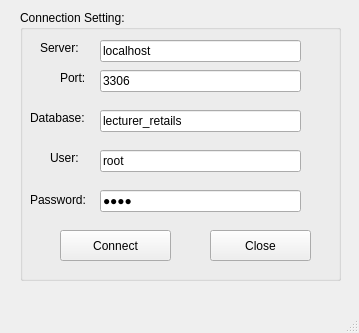
<?xml version="1.0" encoding="UTF-8"?>
<ui version="4.0">
 <class>MainWindow</class>
 <widget class="QMainWindow" name="MainWindow">
  <property name="geometry">
   <rect>
    <x>0</x>
    <y>0</y>
    <width>359</width>
    <height>333</height>
   </rect>
  </property>
  <property name="windowTitle">
   <string>MLBA Project</string>
  </property>
  <widget class="QWidget" name="centralwidget">
   <widget class="QGroupBox" name="groupBox">
    <property name="geometry">
     <rect>
      <x>20</x>
      <y>10</y>
      <width>321</width>
      <height>271</height>
     </rect>
    </property>
    <property name="title">
     <string>Connection Setting:</string>
    </property>
    <widget class="QLabel" name="label">
     <property name="geometry">
      <rect>
       <x>20</x>
       <y>30</y>
       <width>51</width>
       <height>16</height>
      </rect>
     </property>
     <property name="text">
      <string>Server:</string>
     </property>
    </widget>
    <widget class="QLineEdit" name="lineEditServer">
     <property name="geometry">
      <rect>
       <x>80</x>
       <y>30</y>
       <width>201</width>
       <height>22</height>
      </rect>
     </property>
     <property name="text">
      <string>localhost</string>
     </property>
    </widget>
    <widget class="QLineEdit" name="lineEditPort">
     <property name="geometry">
      <rect>
       <x>80</x>
       <y>60</y>
       <width>201</width>
       <height>22</height>
      </rect>
     </property>
     <property name="text">
      <string>3306</string>
     </property>
    </widget>
    <widget class="QLabel" name="label_2">
     <property name="geometry">
      <rect>
       <x>40</x>
       <y>60</y>
       <width>31</width>
       <height>16</height>
      </rect>
     </property>
     <property name="text">
      <string>Port:</string>
     </property>
    </widget>
    <widget class="QLineEdit" name="lineEditDatabase">
     <property name="geometry">
      <rect>
       <x>80</x>
       <y>100</y>
       <width>201</width>
       <height>22</height>
      </rect>
     </property>
     <property name="text">
      <string>lecturer_retails</string>
     </property>
    </widget>
    <widget class="QLabel" name="label_3">
     <property name="geometry">
      <rect>
       <x>10</x>
       <y>100</y>
       <width>61</width>
       <height>16</height>
      </rect>
     </property>
     <property name="text">
      <string>Database:</string>
     </property>
    </widget>
    <widget class="QLineEdit" name="lineEditUser">
     <property name="geometry">
      <rect>
       <x>80</x>
       <y>140</y>
       <width>201</width>
       <height>22</height>
      </rect>
     </property>
     <property name="text">
      <string>root</string>
     </property>
    </widget>
    <widget class="QLabel" name="label_4">
     <property name="geometry">
      <rect>
       <x>30</x>
       <y>140</y>
       <width>41</width>
       <height>16</height>
      </rect>
     </property>
     <property name="text">
      <string>User:</string>
     </property>
    </widget>
    <widget class="QLineEdit" name="lineEditPassword">
     <property name="geometry">
      <rect>
       <x>80</x>
       <y>180</y>
       <width>201</width>
       <height>22</height>
      </rect>
     </property>
     <property name="text">
      <string>1234</string>
     </property>
     <property name="echoMode">
      <enum>QLineEdit::Password</enum>
     </property>
    </widget>
    <widget class="QLabel" name="label_5">
     <property name="geometry">
      <rect>
       <x>10</x>
       <y>180</y>
       <width>61</width>
       <height>20</height>
      </rect>
     </property>
     <property name="text">
      <string>Password:</string>
     </property>
    </widget>
    <widget class="QPushButton" name="pushButtonConnect">
     <property name="geometry">
      <rect>
       <x>40</x>
       <y>220</y>
       <width>111</width>
       <height>31</height>
      </rect>
     </property>
     <property name="text">
      <string>Connect</string>
     </property>
     <property name="icon">
      <iconset>
       <normaloff>../Images/ic_connect.png</normaloff>../Images/ic_connect.png</iconset>
     </property>
    </widget>
    <widget class="QPushButton" name="pushButtonClose">
     <property name="geometry">
      <rect>
       <x>190</x>
       <y>220</y>
       <width>101</width>
       <height>31</height>
      </rect>
     </property>
     <property name="text">
      <string>Close</string>
     </property>
     <property name="icon">
      <iconset>
       <normaloff>../Images/ic_shutdown.png</normaloff>../Images/ic_shutdown.png</iconset>
     </property>
     <property name="shortcut">
      <string>Esc</string>
     </property>
    </widget>
   </widget>
  </widget>
  <widget class="QMenuBar" name="menubar">
   <property name="geometry">
    <rect>
     <x>0</x>
     <y>0</y>
     <width>359</width>
     <height>26</height>
    </rect>
   </property>
  </widget>
  <widget class="QStatusBar" name="statusbar"/>
 </widget>
 <resources/>
 <connections>
  <connection>
   <sender>pushButtonClose</sender>
   <signal>clicked()</signal>
   <receiver>MainWindow</receiver>
   <slot>close()</slot>
   <hints>
    <hint type="sourcelabel">
     <x>260</x>
     <y>271</y>
    </hint>
    <hint type="destinationlabel">
     <x>179</x>
     <y>166</y>
    </hint>
   </hints>
  </connection>
 </connections>
</ui>
